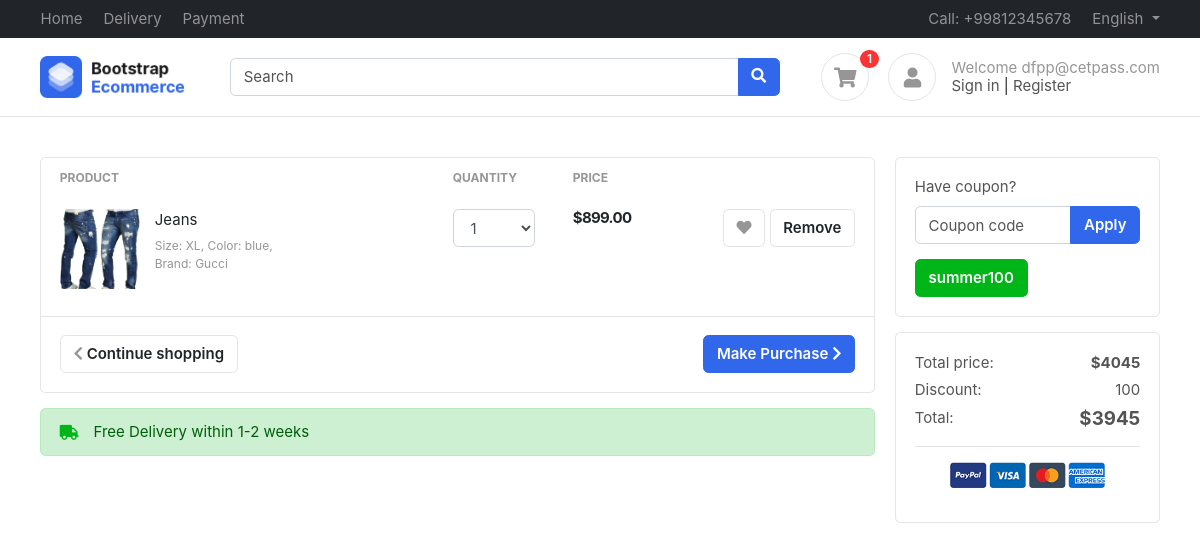
Page /carts/cart_page/ (signed in) on the committed database.
### accounts/models.py (models this page shows)
class Profile(BaseModel):
    user = models.OneToOneField(
        User, on_delete=models.CASCADE, related_name='profile')
    is_email_verified = models.BooleanField(default=False)
    email_token = models.CharField(max_length=200, null=True, blank=True)
    profile_image = models.ImageField(
        upload_to='profile', null=True, blank=True)
    def get_cart_count(self):
        return CartItems.objects.filter(cart__is_paid=False, cart__user=self.user).count()

### carts/models.py (models this page shows)
class CartItems(BaseModel):
    cart = models.ForeignKey(
        Cart, on_delete=models.CASCADE, related_name='cart_items')
    product = models.ForeignKey(
        Product, on_delete=models.SET_NULL, null=True, blank=True)
    color_variant = models.ForeignKey(
        ColorVariant, on_delete=models.SET_NULL, null=True, blank=True)
    size_variant = models.ForeignKey(
        SizeVariant, on_delete=models.SET_NULL, null=True, blank=True)
    def get_product_price(self):
        price = [self.product.price]
        if self.color_variant:
            color_variant_price = self.color_variant.price
            price.append(color_variant_price)
        if self.size_variant:
            size_variant_price = self.size_variant.price
            price.append(size_variant_price)
        return sum(price)

class Cart(BaseModel):
    user = models.ForeignKey(
        User, on_delete=models.CASCADE, related_name='carts')
    is_paid = models.BooleanField(default=False)
    coupon = models.ForeignKey(
        Coupon, on_delete=models.SET_NULL, null=True, blank=True)
    def get_cart_total(self):
        cart_items = CartItems.objects.all()
        price = []
        for cart_item in cart_items:
            price.append(cart_item.product.price)
            if cart_item.color_variant:
                color_variant_price = cart_item.color_variant.price
                price.append(color_variant_price)
            if cart_item.size_variant:
                size_variant_price = cart_item.size_variant.price
                price.append(size_variant_price)
        return sum(price)
    def get_cart_total_price_after_coupon(self):
        total = self.get_cart_total()
        if total < self.coupon.minimum_amount:
            return total
        return total - self.coupon.discount_amount

### products/models.py (models this page shows, shortened)
class Product(BaseModel):
    product_name = models.CharField(max_length=200)
    category = models.ForeignKey(
        Category, on_delete=models.CASCADE, related_name='products')
    price = models.IntegerField()
    product_description = models.TextField()
    slug = models.SlugField(unique=True, null=True, blank=True)
    color_variant = models.ManyToManyField(ColorVariant, blank=True)
    size_variant = models.ManyToManyField(SizeVariant, blank=True)

class ProductImage(BaseModel):
    product = models.ForeignKey(
        Product, on_delete=models.CASCADE, related_name='product_images')
    image = models.ImageField(upload_to='product')

class SizeVariant(BaseModel):
    size_name = models.CharField(max_length=100, null=True, blank=True)
    price = models.IntegerField(default=0)

class Coupon(BaseModel):
    coupon_code = models.CharField(max_length=20)
    is_expired = models.BooleanField(default=False)
    discount_amount = models.IntegerField(default=False)
    minimum_amount = models.IntegerField(default=500)

### carts/views.py (the view, shortened to what this page needs)
# urls.py: path('cart_page/', cart_page, name='cart_page'),
def cart_page(request):
    cart_obj = Cart.objects.get(is_paid=False, user=request.user)
    context = {'cart': cart_obj}
    return render(request, 'carts/cart.html', context)

### templates/carts/cart.html (shortened to what this page needs)
{% extends 'base/base.html' %} {% block content %}
<section class="section-content padding-y">
    <div class="container">
        <div class="row">
            <main class="col-md-9">
                <div class="card">
                    <table class="table table-borderless table-shopping-cart">
                        <thead class="text-muted">
                            <tr class="small text-uppercase">
                                <th scope="col">Product</th>
                                <th scope="col" width="120">Quantity</th>
                                <th scope="col" width="120">Price</th>
                                <th scope="col" class="text-right" width="200"> </th>
                            </tr>
                        </thead>
                        <tbody>
                            {% for cart_item in cart.cart_items.all %}
                            <tr>
                                <td>
                                    <figure class="itemside">
                                        <div class="aside"><img
                                                src="/media/{{ cart_item.product.product_images.first.image }}"
                                                class="img-sm" /></div>
                                        <figcaption class="info">
                                            <a href="{% url 'get_product' cart_item.product.slug %}"
                                                class="title text-dark">{{ cart_item.product.product_name }}</a>
                                            {% if cart_item.size_variant  %}
                                            <p class="text-muted small"> Size: {{ cart_item.size_variant.size_name }},
                                                Color: blue, <br> Brand: Gucci</p>
                                            {% endif %}
                                        </figcaption>
                                    </figure>
                                </td>
                                <td>
                                    <select class="form-control">
                                        <option>1</option>
                                    </select>
                                </td>
                                <td>
                                    <div class="price-wrap">
                                        <var class="price">${{ cart_item.get_product_price }}.00</var>
                                    </div>
                                </td>
                                <td class="text-right">
                                    <a data-original-title="Save to Wishlist" title="" href="" class="btn btn-light"
                                        data-toggle="tooltip"> <i class="fa fa-heart"></i></a>
                                    <a href="{% url 'remove_cart_item' cart_item.uid %}" class="btn btn-light">
                                        Remove</a>
                                </td>
                            </tr>
                            {% endfor %}
                        </tbody>
                    </table>
                    <div class="card-body border-top">
                        <a href="#" class="btn btn-primary float-md-right"> Make Purchase <i
                                class="fa fa-chevron-right"></i> </a>
                        <a href="{% url 'home_page' %}" class="btn btn-light"> <i class="fa fa-chevron-left"></i>
                            Continue shopping </a>
                    </div>
                </div>
                <div class="alert alert-success mt-3">
                    <p class="icontext"><i class="icon text-success fa fa-truck"></i> Free Delivery within 1-2 weeks
                    </p>
                </div>
            </main>
            <aside class="col-md-3">
                <div class="card mb-3">
                    <div class="card-body">
                        <form method="POST">
                            <div class="form-group">
                                <label>Have coupon?</label>
                                <div class="input-group">
                                    <input type="text" class="form-control" name="coupon" placeholder="Coupon code">
                                    <span class="input-group-append">
                                        <button class="btn btn-primary">Apply</button>
                                    </span>
                                </div>
                            </div>
                            {% if cart.coupon %}
                            <a href="{% url 'remove_coupon' cart.uid %}" class="btn btn-success">
                                {{ cart.coupon.coupon_code }}
                            </a>
                            {% endif %}
                        </form>
                    </div>
                </div>
                <div class="card">
                    <div class="card-body">
                        <dl class="dlist-align">
                            <dt>Total price:</dt>
                            <dd class="text-right"><strong>${{ cart.get_cart_total }}</strong></dd>
                        </dl>
                        {% if cart.coupon %}
                        <dl class="dlist-align">
                            <dt>Discount:</dt>
                            <dd class="text-right">{{ cart.coupon.discount_amount }}</dd>
                        </dl>
                        <dl class="dlist-align">
                            <dt>Total:</dt>
                            <dd class="text-right  h5"><strong>${{ cart.get_cart_total_price_after_coupon }}</strong>
                            </dd>
                        </dl>
                        {% endif %}
                        <hr>
                        <p class="text-center mb-3">
                            <img src="images/misc/payments.png" height="26">
                        </p>
                    </div>
                </div>
            </aside>
        </div>
    </div>
</section>
{% endblock %}

### templates/base/base.html (shortened to what this page needs)
{% load static %}
<!DOCTYPE html>
<html lang="en">
<head>
	<link href="/media/css/bootstrap.css" rel="stylesheet" type="text/css" />
	<link href="/media/fonts/fontawesome/css/all.min.css" type="text/css" rel="stylesheet" />
	<link href="/media/css/ui.css" rel="stylesheet" type="text/css" />
	<link href="/media/css/responsive.css" rel="stylesheet" />
</head>
<body>
	<header class="section-header">
		<nav class="navbar navbar-dark navbar-expand p-0 bg-dark">
			<div class="container">
				<ul class="navbar-nav d-none d-md-flex mr-auto">
					<li class="nav-item">
						<a class="nav-link" href="{% url 'home_page' %}">Home</a>
					</li>
					<li class="nav-item">
						<a class="nav-link" href="#">Delivery</a>
					</li>
					<li class="nav-item">
						<a class="nav-link" href="#">Payment</a>
					</li>
				</ul>
				<ul class="navbar-nav">
					<li class="nav-item">
						<a href="#" class="nav-link">
							Call: +99812345678
						</a>
					</li>
					<li class="nav-item dropdown">
						<a href="#" class="nav-link dropdown-toggle" data-toggle="dropdown">
							English
						</a>
					</li>
				</ul>
			</div>
		</nav>
		<section class="header-main border-bottom">
			<div class="container">
				<div class="row align-items-center">
					<div class="col-lg-2 col-4">
						<div class="brand-wrap">
							<img class="logo" src="/media/images/logo.png" />
						</div>
					</div>
					<div class="col-lg-6 col-sm-12">
						<form action="#" class="search">
							<div class="input-group w-100">
								<input type="text" class="form-control" placeholder="Search" />
								<div class="input-group-append">
									<button class="btn btn-primary" type="submit">
										<i class="fa fa-search"></i>
									</button>
								</div>
							</div>
						</form>
					</div>
					<div class="col-lg-4 col-sm-6 col-8">
						<div class="widgets-wrap float-md-right">
							<div class="widget-header mr-3">
								<a href="{% url 'cart_page' %}" class="icon icon-sm rounded-circle border"><i
										class="fa fa-shopping-cart"></i></a>
								<span
									class="badge badge-pill badge-danger notify">{{ request.user.profile.get_cart_count }}</span>
							</div>
							<div class="widget-header icontext">
								<a class="icon icon-sm rounded-circle border"><i class="fa fa-user"></i></a>
								<div class="text">
									{% if request.user %}
									<span class="text-muted">Welcome {{ request.user}}</span>
									{% endif %}
									<div>
										<a href="{% url 'login' %}">Sign in</a>
										|
										<a href="{% url 'register' %}">
											Register</a>
									</div>
								</div>
							</div>
						</div>
					</div>
				</div>
			</div>
		</section>
	</header>
	{% block content %} {% endblock content %}
</body>
</html>

### public/static/css/ui.css (style rules this page uses)
html { font-family: 'Inter', sans-serif; font-size: 15px; }
.price-wrap { letter-spacing: -0.7px; }
.icon-xs, .icon-sm, .icon-md, .icon-lg { display: inline-block; text-align: center; flex-shrink: 0; flex-grow: 0; }
.icon-sm { width: 48px; height: 48px; line-height: 48px; font-size: 20px; }
.img-xs, .img-sm, .img-md, .img-lg { object-fit: cover; flex-shrink: 0; flex-grow: 0; }
.img-sm { width: 80px; height: 80px; }
.padding-y { padding-top: 40px; padding-bottom: 40px; }
var { font-style: normal; }
figure { margin-bottom: 0; }
article:after, .form-group:after { display: block; clear: both; content: ""; }
.card .title { color: #212529; }
p:last-child { margin-bottom: 0; }
.header-main { position: relative; padding-top: 1rem; padding-bottom: 1rem; }
.brand-wrap .logo, .navbar-brand .logo { margin-right: 7px; max-height: 42px; display: inline-block; }
.widget-header { display: inline-block; vertical-align: middle; position: relative; }
.widget-header a { color: #545454; }
.widget-header i { color: #969696; }
.widget-header .notify { position: absolute; top: -3px; right: -10px; }
.btn-light { background-color: #fff; border-color: #e4e4e4; }
.btn-light i { color: #969696; }
.itemside { position: relative; display: flex; width: 100%; }
.itemside .aside { position: relative; flex-shrink: 0; }
.itemside .info { padding-left: 15px; padding-right: 7px; }
.itemside p { margin-bottom: 0; }
.itemside .title { display: block; margin-bottom: 5px; color: #212529; }
[class*="dlist-"] { margin-bottom: 5px; }
[class*="dlist-"] dd { margin-bottom: 0; }
.dlist-align { display: flex; }
.dlist-align dt { width: 120px; word-wrap: break-word; font-weight: normal; }
.dlist-align dd { flex-grow: 1; }
.icontext { display: inline-flex; align-items: center; vertical-align: middle; }
.icontext .text { width: 100%; line-height: 1.2; color: #212529; }
.icontext .icon { position: relative; margin-right: 15px; flex-shrink: 0; flex-grow: 0; }
.notify { position: absolute; top: -4px; right: -10px; display: inline-block; padding: .25em .6em; font-size: 12px; line-height: 1; text-align: center; border-radius: 3rem; color: #fff; background-color: #fa3434; }
.price { font-weight: 600; color: #212529; }
.table-shopping-cart.table td, .table-shopping-cart.table th { padding-left: 1.25rem; padding-right: 1.25rem; }
.table-shopping-cart .price-wrap { line-height: 1.2; }
.table-shopping-cart .price { font-weight: bold; margin-right: 5px; display: block; }

### rows in the picture
CartItems: product.product_images.first.image (picture), product.product_name "Jeans", size_variant.size_name "XL", get_product_price "899"
Cart: coupon.coupon_code "summer100", get_cart_total "4045", coupon.discount_amount "100", get_cart_total_price_after_coupon "3945"

### other values in the picture
{{ request.user.profile.get_cart_count }} "1"
{{ request.user }} "dfpp@cetpass.com"
